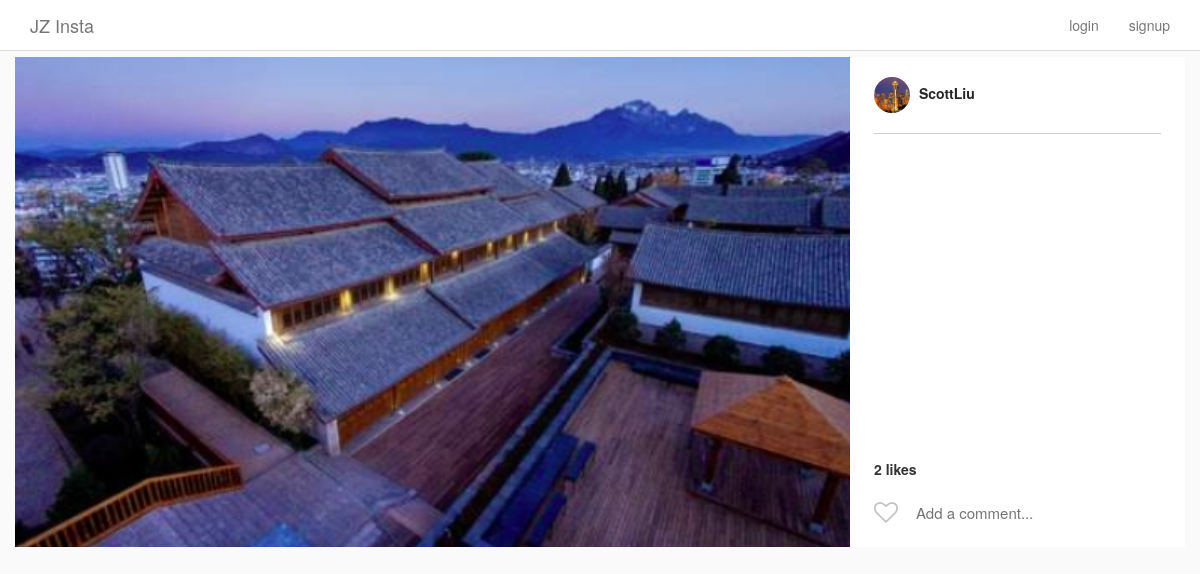
The app's page /post/1, older data.
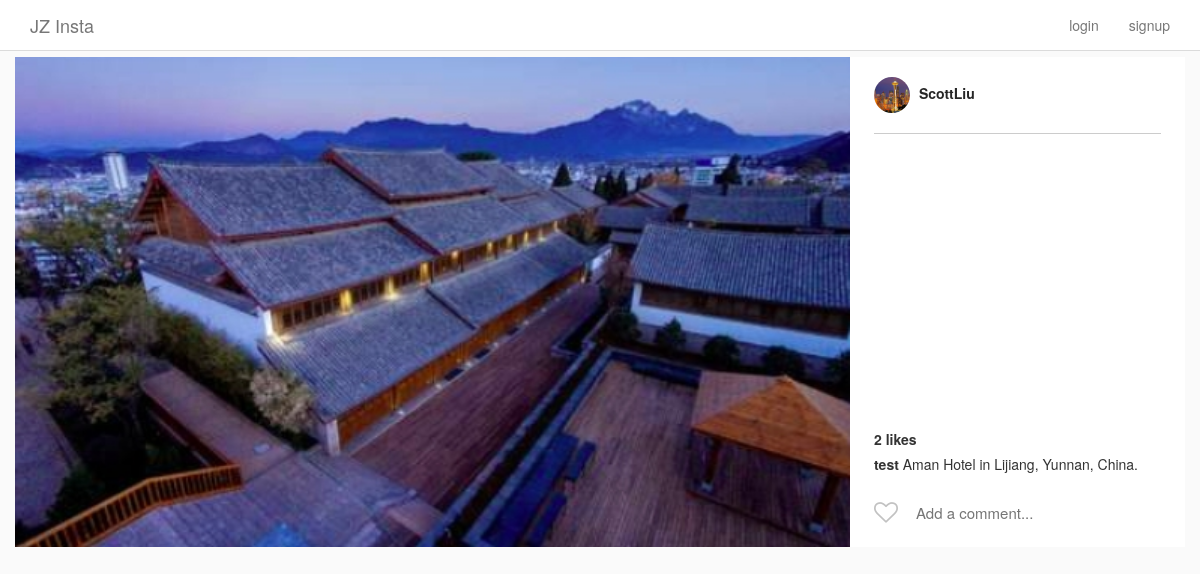
The same page, newer data.
### Insta/models.py (models this page shows, shortened)
class Comment(models.Model):
    post = models.ForeignKey(Post, on_delete=models.CASCADE, related_name='comments',)
    user = models.ForeignKey(InstaUser, on_delete=models.CASCADE)
    comment = models.CharField(max_length=100)
    posted_on = models.DateTimeField(auto_now_add=True, editable=False)

class InstaUser(AbstractUser): #在继承Django中自带的AbstractUser后再自己定义一个profile picture
    profile_pic = ProcessedImageField(
        upload_to = 'static/images/profiles',
        format = 'JPEG',
        options = {'quality':100},
        blank = True,
        null = True,
    )

### Insta/views.py (the view)
# urls.py: path('post/<int:pk>', PostDetailView.as_view(), name = 'post_detail'), #a key will be provided with the post and use it as primary key to render it.
class PostDetailView(DetailView):
    model = Post
    template_name = 'post_detail.html'

### Insta/models.py (called while the page is built)
    def get_like_count(self):
        return self.likes.count()

### Insta/templatetags/custom_tags.py (called while the page is built)
@register.simple_tag
def has_user_liked_post(post, user):
    try:
        like = Like.objects.get(post=post, user=user)
        return "fa-heart"
    except:
        return "fa-heart-o"

### templates/post_detail.html (shortened to what this page needs)
{% extends "base.html" %}
{% load custom_tags %}
{% block content %}
<div class="row single-post">
    <div class="single-post-card view-update {{ object.pk }}">
        <div class="header">
            <a href="{% url 'user_detail' object.author.pk %}">
                {% if object.author.profile_pic %}
                    <img class="picture-circle--medium" src="/{{object.author.profile_pic}}">
                {% endif %}
                {{ object.author.username }}
            </a>
        </div>
        <div class="image__wrapper">
            <img class="card__main-image" src="/{{object.image}}" width='1000', height='1000'>
        </div>
        <div class="comments-portion">
            <div class="likes-timestamp-row">
                <div class="likes">
                    {% if object.get_like_count %}
                        {{ object.get_like_count }} like{% if object.get_like_count > 1 %}s{% endif %}
                    {% endif %}
                </div>
            </div>
            <ul class="comment-list">
                {% for comment in object.comments.all %}
                <li class="comment-list__comment">
                    <a href="{% url 'user_detail' comment.user.pk %}" class="user">
                        {{ comment.user.username }}
                    </a>
                    <span class="comment">{{ comment.comment }}</span>
                </li>
                {% endfor %}
            </ul>
            <section class="input-row">
                <i class="fa {% has_user_liked_post post user %} submit-like" aria-hidden="true"></i>
                <div class="comment-input-wrapper">
                    <input class="add-comment" type="text" placeholder="Add a comment...">
                </div>
            </section>
        </div>
    </div>
</div>
{% endblock content %}

Row changes from the older to the newer data that the page shows:
added Comment: user.username "test", comment "Aman Hotel in Lijiang, Yunnan, China."
